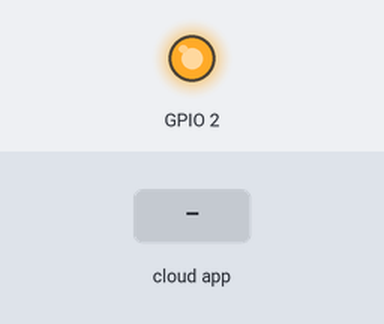
Recording of a sketch running on a simulated ESP8266 (NodeMCU). On the bench: output pins drawn as LEDs (lit = HIGH). The inputs (shaded band) are chosen by the test bench.

Above: at 2.7 s.
2.8 s: the phone or cloud app sets 0 to 1
At 3.9 s:
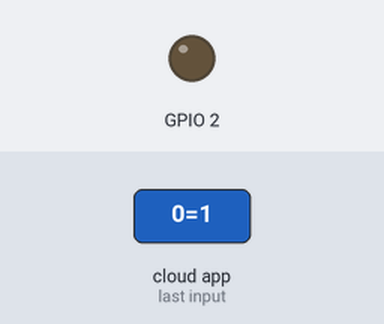
5.0 s: the phone or cloud app sets 0 to 0
At 6.7 s:
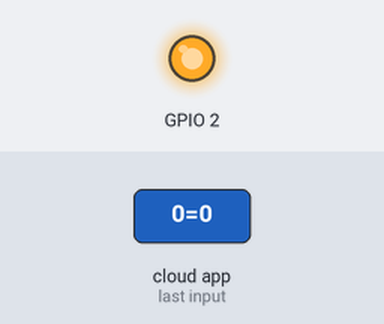
Timing chart, 0 to 8.2 s (numbered marks = the images above; inputs shaded):
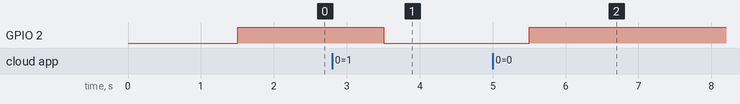

The sketch:

mydevices_mqtt.ino
```cpp
#include <CayenneMQTTESP8266.h>
#define CAYENNE_DEBUG
#define CAYENNE_PRINT Serial

char ssid[] = "belkin.3d74";
char password[] = "Yellow@123";

char username[] = "182165d0-518d-11e7-99a9-9908f7dc6bae";
char mqtt_password[] = "24e634bbd44be068a451d4d9f0788d56162f6073";
char client_id[] = "ba8e4ca0-519e-11e7-8ab6-097b71ab053c";

void setup() {
  // put your setup code here, to run once:
  Cayenne.begin(username, mqtt_password, client_id, ssid, password);
  pinMode(2, OUTPUT);
  digitalWrite(2, HIGH);
}

void loop() {
  // put your main code here, to run repeatedly:
  Cayenne.loop();
}

CAYENNE_IN(0)
{
  digitalWrite(2, !getValue.asInt());
}
```

Measured:
- after the input at 2.8 s, GPIO 2: HIGH → LOW after 0.70 s
- after the input at 5.0 s, GPIO 2: LOW → HIGH after 0.50 s
